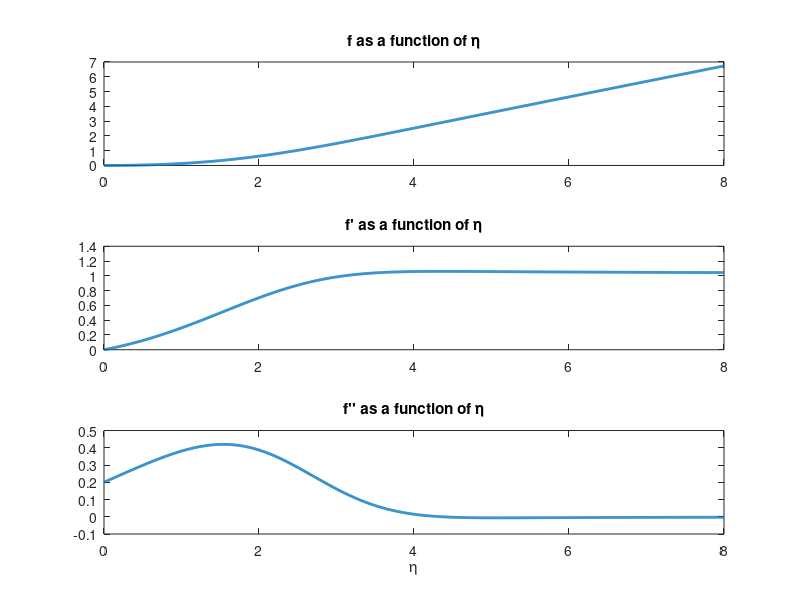

The MATLAB script that drew this image:
% let , f'=g;
% f''=h;
% f'''=-f*f-B*(1-g^2);


eta_max=8; %recommended in notes
N=1000; %let it be 1000
delta_eta=eta_max/(N-1); %from notes
B= -0.2; %pressure gradient parametre beta
l = 10; %length of the plate
mu=8.90*10^-4 ; %coefficient of viscosity
u_inf=20; %free stream velocity guess value

eta_values=0:delta_eta:eta_max; %for plotting
f = zeros(size(eta_values));
g = zeros(size(eta_values));
h = zeros(size(eta_values));

%boundary conditions
f(1)=0;
g(1)=0;
h(1)=-B; %beta

%itration1
for i=1:N-1
    eta = eta_values(i);

    k1_f = g(i);
    k1_g = h(i);
    k1_h = -f(i) * h(i) - B * (1 - g(i)^2);
    
    k2_f = g(i) + 0.5 * delta_eta * k1_h;
    k2_g = h(i) + 0.5 * delta_eta * k1_h;
    k2_h = - (f(i) + 0.5 * delta_eta * k1_f) * (h(i) + 0.5 * delta_eta * k1_h) - B * (1 - (g(i) + 0.5 * delta_eta * k1_g)^2);
    
    k3_f = g(i) + 0.5 * delta_eta * k2_h;
    k3_g = h(i) + 0.5 * delta_eta * k2_h;
    k3_h = - (f(i) + 0.5 * delta_eta * k2_f) * (h(i) + 0.5 * delta_eta * k2_h) - B * (1 - (g(i) + 0.5 * delta_eta * k2_g)^2);
    
    k4_f = g(i) + delta_eta * k3_h;
    k4_g = h(i) + delta_eta * k3_h;
    k4_h = - (f(i) + delta_eta * k3_f) * (h(i) + delta_eta * k3_h) - B * (1 - (g(i) + delta_eta * k3_g)^2);
    
    % Update values
    f(i+1) = f(i) + (delta_eta / 6) * (k1_f + 2*k2_f + 2*k3_f + k4_f);
    g(i+1) = g(i) + (delta_eta / 6) * (k1_g + 2*k2_g + 2*k3_g + k4_g);
    h(i+1) = h(i) + (delta_eta / 6) * (k1_h + 2*k2_h + 2*k3_h + k4_h);
end


P=g(N)-1;
epslon=10^-6;


% Plot f, f', and f'' as functions of η
figure;
subplot(3,1,1);
plot(eta_values, f,"LineWidth",2);
title('f as a function of η');
subplot(3,1,2);
plot(eta_values, g,"LineWidth",2);
title('f'' as a function of η');
subplot(3,1,3);
plot(eta_values, h,"LineWidth",2);
title('f'''' as a function of η');
xlabel('η');


%displacement thickness
function dt = disp_thic(x,g)
    d=1-g;
    c_delta = simpsons_integral(d,1,12,13);
    dt = x*c_delta/sqrt(reynolds(x));
return
end

%momentum thickness
function mt = momt_thic(x,g)
    d=g(1-g);
    c_delta = simpsons_integral(d,1,12,13);
    mt = x*c_delta/sqrt(reynolds(x));
return
end

%shape factor
function sf = shape_fac(x,g)
    d=1/g;
    c_delta = simpsons_integral(d,1,12,13);
    sf = x*c_delta/sqrt(reynolds(x));
return
end

%skin friction
function sk = skin_fric(x,g)
    sk = 2*g(1)/sqrt(reynolds(x));
return
end

%simpsons rule of integration
function in = simpsons_integral(y,low,high,steps)
    h = (low+high)/steps;
    % Initialize the sum for Simpson's rule
    integral_sum = y(low) + y(high); % Include the endpoints
    
    % Sum for even indices
    for i = 2:2:(steps-1)
        x_i = low + i * h;
        integral_sum = integral_sum + 4 * y(x_i);
    end
    
    % Sum for odd indices
    for i = 1:2:(steps-2)
        x_i = low + i * h;
        integral_sum = integral_sum + 2 * y(x_i);
    end

    in = (h/3)*integral_sum;
return
end
%reynolds number
function re = reynolds(x)
    if(x<=l)
        re = u_inf*x/mu;
    else
        error("x is greater than lenth of plate");
    end
return
end


